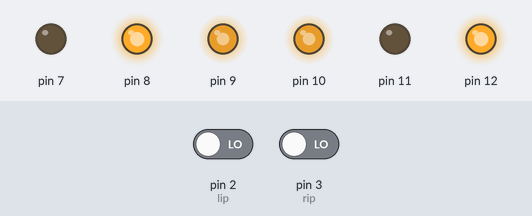
The sketch below on a simulated Arduino Uno, built with avr-gcc and run on an emulated ATmega328P. On the bench: output pins drawn as LEDs (lit = HIGH). The inputs (shaded band) are chosen by the test bench; at power-on: pin 2 (lip) LOW, pin 3 (rip) LOW.

Above: at 1.2 s.
1.3 s: pin 2 (lip) driven HIGH
At 2.3 s:
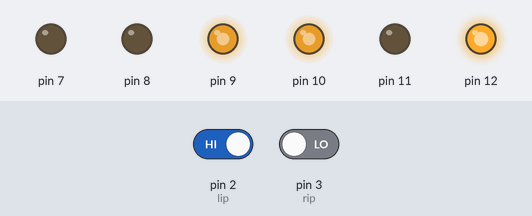
At 3.8 s:
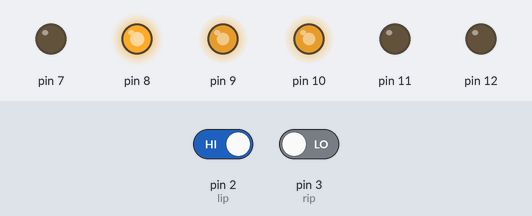
4.3 s: pin 3 (rip) driven HIGH
At 11.3 s:
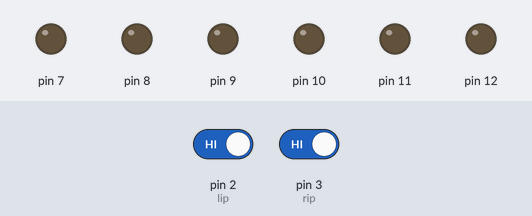
Timing chart, 0 to 12.8 s (numbered marks = the images above; inputs shaded):
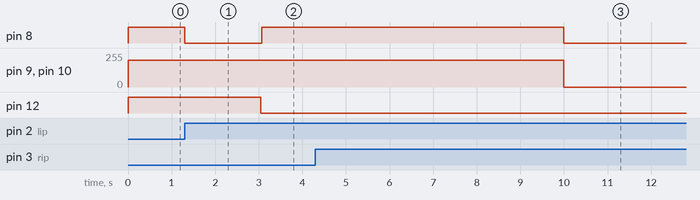

Measured:
- after the input at 1.3 s, pin 8: HIGH → LOW at once, → HIGH 1.8 s later; pin 12: HIGH → LOW after 1.8 s
- after the input at 4.3 s, pin 12: stops changing and stays LOW

The sketch:

story-buttons.ino
```cpp
const int elm = 9; // Enable left motor
const int erm = 10; // enable right motor
const int rfm = 12;// right motor forwards
const int lfm = 8;// left motor forwards
const int rrm = 11;// right motor reverse
const int lrm = 7;// left motor reverse

const int lip = 2;// Left motor interrupt
const int rip = 3; //right motor interrupt
//const int test = 3; //right motor interrupt

volatile int rpulseCount = 0;
volatile int lpulseCount = 0;


class motor
{

  private:

  const int enablePin;
  const int forwardPin;
  const int reversePin;

  public:

  motor(int ePin, int fPin, int rPin);
  ~motor();

  void enable();
  void moveForward(int speed);
  void moveBackward(int speed);
  void halt();
  void pulse();
  void correctPath();
  void goForward();

  volatile int pulseCount;
  volatile int thisSpeed = 200;
};

motor::motor(int ePin, int fPin, int rPin) :
  enablePin(ePin),
  forwardPin(fPin),
  reversePin(rPin)

{
  pinMode(enablePin, OUTPUT);
  pinMode(forwardPin, OUTPUT);
  pinMode(reversePin, OUTPUT);

  pulseCount = 0;

}


motor::~motor()
{
}

void motor::enable()
{
  analogWrite(enablePin, thisSpeed);
}

void motor::moveForward(int speed)
{
  analogWrite(forwardPin, speed);
  thisSpeed = speed;
}

void motor::moveBackward(int speed)
{
  analogWrite(reversePin, speed);
  thisSpeed = speed;
}

void motor::goForward(){
  analogWrite(enablePin, 255);
  analogWrite(forwardPin, thisSpeed);
  analogWrite(reversePin, thisSpeed);

}

//void motor::turnRight90()
//{

 // leftMotor.forwardPin()
 // rightMotor.reversePin()
 // if(millis() >=10000) {
//stopRover(30000);
//}

void motor::halt()
{
  analogWrite(forwardPin, 0);
  analogWrite(reversePin, 0);
  analogWrite(enablePin, 0);
}

void motor::pulse()
{
  pulseCount++;
}

//void motor::correctPath()


motor leftMotor(elm, lfm, lrm);
motor rightMotor(erm, rfm, rrm);

void lMotorPulse()
{
  lpulseCount++;
}

void rMotorPulse()
{
  rpulseCount++;
}

void stopRover(int time)
{
  rightMotor.halt();
  leftMotor.halt();
  delay(time);
}

void setup()
{
  // put your setup code here, to run once:

  leftMotor.enable();
  rightMotor.enable();

  Serial.begin(115200);

  attachInterrupt(digitalPinToInterrupt(lip), lMotorPulse, RISING);
  attachInterrupt(digitalPinToInterrupt(rip), rMotorPulse, RISING);

}

void loop()
{
  // put your main code here, to run repeatedly:
  /*Serial.print ("Left Motor Pulse Count:");
  Serial.print (leftMotor.pulseCount);
  Serial.print ("\n");
  Serial.print ("Right Motor Pulse Count:");
  Serial.print (rightMotor.pulseCount);
  /Serial.print ("\n");
  //delay(100);

  leftMotor.moveForward(220);
  rightMotor.moveForward(150);

  if (rightMotor.pulseCount > leftMotor.pulseCount){
      leftMotor.moveForward(220);
      Serial.print ("\n");
      Serial.print ("left adj");
      Serial.print ("\n");
       Serial.print ("\n");
    Serial.print (leftMotor.thisSpeed);
    Serial.print (" - ");
    Serial.print (rightMotor.thisSpeed);
    Serial.print ("\n");


  } else if (leftMotor.pulseCount > rightMotor.pulseCount) {
    rightMotor.moveForward(220);
    Serial.print ("\n");
    Serial.print ("right adj");
    Serial.print ("\n");
    Serial.print (leftMotor.thisSpeed);
    Serial.print (" - ");
    Serial.print (rightMotor.thisSpeed);
    Serial.print ("\n");
  } else {

  }

 // if(millis() >=10000) {
    //stopRover(30000);
  //}


 if(leftMotor.pulseCount > rightMotor.pulseCount){
  //leftMotor - 1;
  leftMotor.moveForward(leftMotor.thisSpeed - 1);
  rightMotor.moveForward(rightMotor.thisSpeed + 1);
 }
 else if(rightMotor.pulseCount > leftMotor.pulseCount){
  //rightMotor - 1;
  rightMotor.moveForward(rightMotor.thisSpeed - 1);
  leftMotor.moveForward(leftMotor.thisSpeed + 1);
 }

 else if(rightMotor.pulseCount - leftMotor.pulseCount <= 2){
  //leftMotor + 1;
  leftMotor.moveForward(leftMotor.thisSpeed + 1);

 }*/

 if(millis() >=10000) {
    stopRover(30000);
 } else {
  //leftMotor.goForward();
  //rightMotor.goForward();

  if(lpulseCount > rpulseCount){
    //leftMotor - 1;
    leftMotor.moveForward(leftMotor.thisSpeed - 1);
    rightMotor.moveForward(rightMotor.thisSpeed + 1);
  }
  if(rpulseCount > lpulseCount){
    //rightMotor - 1;
    rightMotor.moveForward(rightMotor.thisSpeed - 1);
    leftMotor.moveForward(leftMotor.thisSpeed + 1);
  }else {
    leftMotor.moveForward(leftMotor.thisSpeed);
    rightMotor.moveForward(rightMotor.thisSpeed);
  }
 }
}
```
